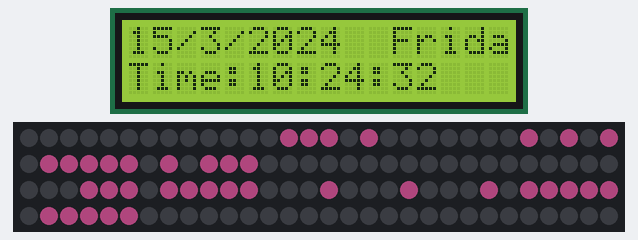
Recording of a sketch running on a simulated Arduino Uno, built with avr-gcc and run on an emulated ATmega328P. On the bench: 16×2 character LCD, 120 RGB LEDs in strip order, left to right, continuing on the next row. Dim RGB values are drawn brighter than linear; the local clock reads 2024-03-15 10:24:30 at power-on unless the sketch sets it.

Above: at 2.1 s.
At 6.1 s:
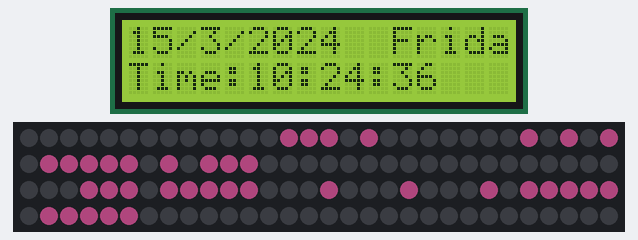
At 11.1 s:
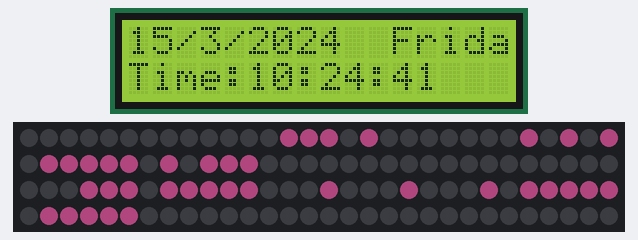
At 20.1 s:
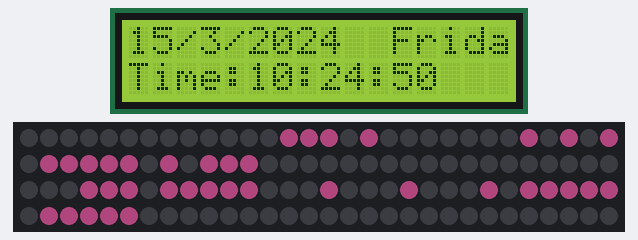
At 29.1 s:
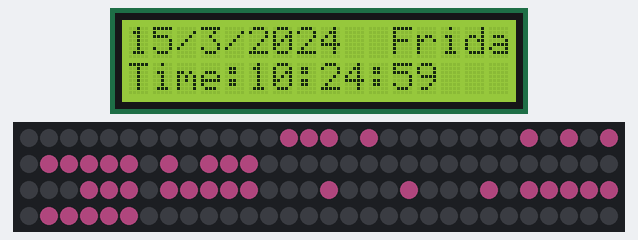
At 38.1 s:
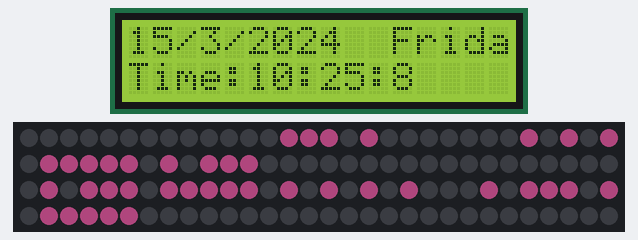

The sketch:

calander.ino
```cpp
#include <Wire.h>
#include <LiquidCrystal.h>
#include <FastLED.h>
#include "RTClib.h"

RTC_DS3231 rtc;
DateTime now;
char daysOfTheWeek[7][12] = {"Sunday", "Monday", "Tuesday", "Wednesday", "Thursday", "Friday", "Saturday"};

#define LED_TYPE WS2811


const int rs = 12, en = 11, d4 = 5, d5 = 4, d6 = 3, d7 = 2;
LiquidCrystal lcd(rs, en, d4, d5, d6, d7);

const int NUM_LEDS = 120;
const int HEIGHT = 12;
const int DATA_PIN = 13;
const int BRIGHTNESS = 55;
CRGB leds[NUM_LEDS];

const int nums[10] = {31599, 9362, 29671, 29391, 23497, 31183, 18927, 29257, 31727, 31689};

struct point{
  int x;
  int y;
  point(int a, int b){
    x = a; y = b;
  }
};

point o_h1(1, 11);
point o_h2(5, 11);
point o_m1(1, 5);
point o_m2(5, 5);

void setup ()
{
  Serial.begin(9600);
  lcd.begin(16,2);

  FastLED.addLeds<LED_TYPE, DATA_PIN, GRB>(leds, NUM_LEDS);
  FastLED.setBrightness(BRIGHTNESS);

  if (! rtc.begin())
  {
    Serial.println("Couldn't find RTC Module");
    while (1);
  }

  if (rtc.lostPower())
  {
    Serial.println("RTC lost power, lets set the time!");
    rtc.adjust(DateTime(F(__DATE__), F(__TIME__)));
  }

  delay(2000);
}


void loop ()
{
  now = rtc.now();
  showDate();
  showDay();
  showTime();
  viewClock(now.hour(), now.minute());
}


void viewNum(int t, point o){
  int cnt = 14;
  for(int j = 0; j < 5; j++){
    for(int i = 0; i < 3; i++){
        int idx = (o.x + i) * HEIGHT + o.y - j;
        bool on = (nums[t] >> cnt) & 1;
        if (on){
//          leds[idx] = 0x7FFF00;
          leds[idx] = CRGB::HotPink;
        }
        else
          leds[idx] = 0x000000;
        cnt--;
      }
    }
    FastLED.show();
}


void viewClock(int h, int m){
  viewNum(h/10, o_h1);
  viewNum(h%10, o_h2);
  viewNum(m/10, o_m1);
  viewNum(m%10, o_m2);
}


void showDate()
 {
  lcd.setCursor(0,0);
  lcd.print(now.day());
  lcd.print('/');
  lcd.print(now.month());
  lcd.print('/');
  lcd.print(now.year());
 }


void showDay()
 {
  lcd.setCursor(11,0);
  lcd.print(daysOfTheWeek[now.dayOfTheWeek()]);
 }


void showTime()
 {
  lcd.setCursor(0,1);
  lcd.print("Time:");
  lcd.print(now.hour());
  lcd.print(':');
  lcd.print(now.minute());
  lcd.print(':');
  lcd.print(now.second());
  lcd.print("    ");
 }
```

Measured:
- what the display in image 0 shows lasts 0.9 s, from 2.1 s to 3.0 s
